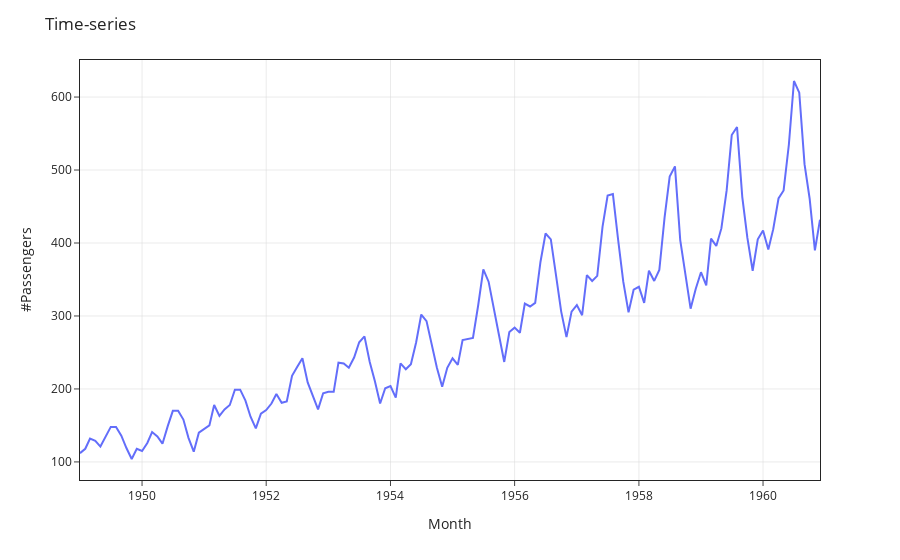

Notebook cell for this chart:
### Markdown cell above
### Plot the time-series

### Code cell
fig = px.line(df, x="Month", y="#Passengers")

# update figure
fig.update_layout(template="simple_white", title="Time-series")
fig.update_xaxes(mirror=True, showgrid=True, gridcolor='#d6d6d6', gridwidth=.5)
fig.update_yaxes(mirror=True, showgrid=True, gridcolor='#d6d6d6', gridwidth=.5)    # update grid

# save image
fig.write_image("images/time-series.png", width=1080, height=720, scale=3)
fig.show()

### Figure 1 — Plotly figure (JSON) as saved in the notebook; plotly's stock layout.template omitted (floating-point values rounded to 4 significant figures; data arrays with more than 128 entries replaced by an {"elided": "..."} marker saying what was removed)
{"data": [{"hovertemplate": "Month=%{x}<br>#Passengers=%{y}<extra></extra>", "legendgroup": "", "line": {"color": "#636efa", "dash": "solid"}, "mode": "lines", "name": "", "orientation": "v", "showlegend": false, "type": "scatter", "x": {"elided": "144 str values"}, "xaxis": "x", "y": {"elided": "144 int values"}, "yaxis": "y"}], "layout": {"legend": {"tracegroupgap": 0}, "margin": {"t": 60}, "title": {"text": "Time-series"}, "xaxis": {"anchor": "y", "domain": [0, 1], "gridcolor": "#d6d6d6", "gridwidth": 0.5, "mirror": true, "showgrid": true, "title": {"text": "Month"}}, "yaxis": {"anchor": "x", "domain": [0, 1], "gridcolor": "#d6d6d6", "gridwidth": 0.5, "mirror": true, "showgrid": true, "title": {"text": "#Passengers"}}}}
